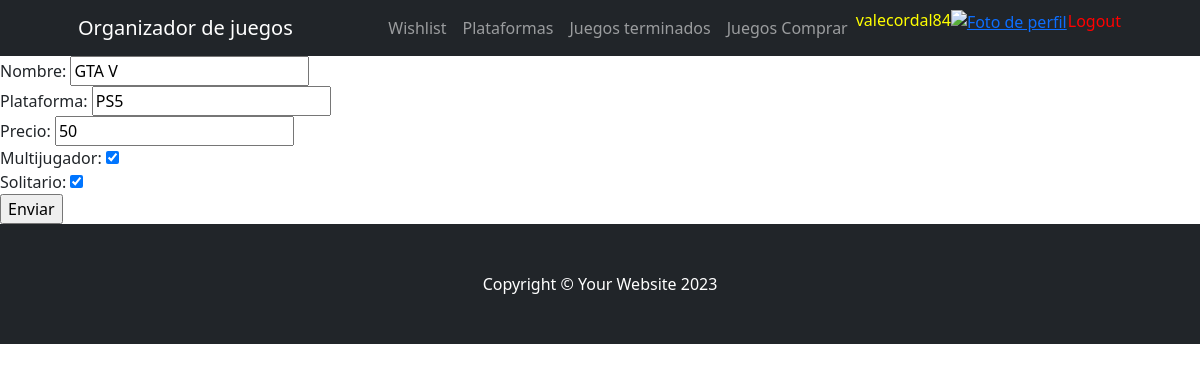
The app's page /juegosComprar/update/GTA V/ (signed in) with its own data.
### webapp/models.py (models this page shows, shortened)
class juegosComprar(models.Model):
    nombre=models.CharField(max_length=255)
    plataforma=models.CharField(max_length=255)
    precio=models.IntegerField()
    multijugador=models.BooleanField(default=False)
    solitario=models.BooleanField(default=False)
    class Meta:
        ordering= ["nombre"]
        verbose_name="juego comprar"
        verbose_name_plural="juegos comprar"

### webapp/views.py (the view)
# urls.py: path('juegosComprar/update/<str:nombre_jc>/', views.jcUpdate, name='jcUpdate'),
@login_required
def jcUpdate(request, nombre_jc):
    jc_item = get_object_or_404(juegosComprar, nombre=nombre_jc)
    if request.method == "POST":
        form = JCForm(request.POST, instance=jc_item)
        if form.is_valid():
            form.save()
            return redirect('juegosComprar')
    else:
        form = JCForm(instance=jc_item)
    return render(request, "webapp/jcForm.html", {"form": form})

### webapp/forms.py
class JCForm(forms.ModelForm):
    class Meta:
        model= juegosComprar
        fields= ['nombre', 'plataforma', 'precio', 'multijugador', 'solitario']

### webapp/templates/webapp/jcForm.html (shortened to what this page needs)
{% extends "webapp/base.html" %}
{% load static %}
{% block contenido %}
<form action="" method="post">
    <table>
        {{ form }}
    </table>
    <input type="submit" value="Enviar">
</form>
{% endblock contenido %}

### webapp/templates/webapp/base.html (shortened to what this page needs)
<!DOCTYPE html>
<html lang="en">
    <head>
        {% load static %}
        <link href="https://cdn.jsdelivr.net/npm/bootstrap-icons@1.4.1/font/bootstrap-icons.css" rel="stylesheet" />
        <link href="{% static 'css/styles.css' %}" rel="stylesheet" />
        <link rel="stylesheet" href="https://cdnjs.cloudflare.com/ajax/libs/font-awesome/6.4.0/css/all.min.css">
    </head>
    <body>
        <nav class="navbar navbar-expand-lg navbar-dark bg-dark">
            <div class="container px-5">
                <a class="navbar-brand" href="{% url 'inicio' %}">Organizador de juegos</a>
                <div class="collapse navbar-collapse" id="navbarSupportedContent">
                    <ul class="navbar-nav ms-auto mb-2 mb-lg-0">
                        {% if user.is_authenticated %}
                            <li class="nav-item"><a class="nav-link" aria-current="page" href="{% url 'wishlist' %}">Wishlist</a></li>
                            <li class="nav-item"><a class="nav-link" href="{% url 'plataformas' %}">Plataformas</a></li>
                            <li class="nav-item"><a class="nav-link" href="{% url 'juegosTerminados' %}">Juegos terminados</a></li>
                            <li class="nav-item"><a class="nav-link" href="{% url 'juegosComprar' %}">Juegos Comprar</a></li>
                            <li class="nav-item" style="color:yellow">{{ user.username }}</li>
                            <div class="text-center">
                                <a href="{% url 'agregarAvatar' %}"><img src="{{request.session.avatar}}" height="40px" weight="40px" alt="Foto de perfil"> </a>
                            </div>
                            <li class="nav-item">
                                <form method="post" action="{% url 'logout' %}" style="display: inline;">
                                    <button type="submit" class="nav-link btn btn-link" style="padding: 0; color: red; text-decoration: none;">Logout</button>
                                </form>
                            </li>
                        {% endif %}
                    </ul>
                </div>
            </div>
        </nav>
    {% block contenido %}
    {% endblock contenido %}
      <footer class="py-5 bg-dark">
        <div class="container px-5"><p class="m-0 text-center text-white">Copyright &copy; Your Website 2023</p></div>
    </footer>
</body>
</html>

### records on screen
juegosComprar: nombre "GTA V", plataforma "PS5", precio "50", multijugador "☑", solitario "☑"

### other values on screen
{{ user.username }} "valecordal84"
